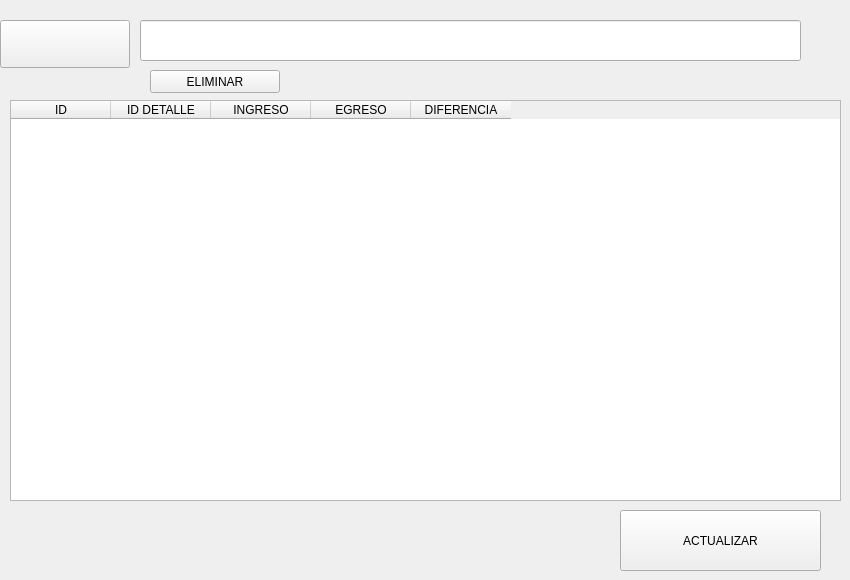
              <widget class="QWidget" name="caja">
               <attribute name="title">
                <string>CAJA</string>
               </attribute>
               <widget class="QTableWidget" name="tablacaja">
                <property name="geometry">
                 <rect>
                  <x>10</x>
                  <y>100</y>
                  <width>831</width>
                  <height>401</height>
                 </rect>
                </property>
                <column>
                 <property name="text">
                  <string>ID</string>
                 </property>
                </column>
                <column>
                 <property name="text">
                  <string>ID DETALLE</string>
                 </property>
                </column>
                <column>
                 <property name="text">
                  <string>INGRESO</string>
                 </property>
                </column>
                <column>
                 <property name="text">
                  <string>EGRESO</string>
                 </property>
                </column>
                <column>
                 <property name="text">
                  <string>DIFERENCIA</string>
                 </property>
                </column>
               </widget>
               <widget class="QPushButton" name="actualizarcjbtn">
                <property name="geometry">
                 <rect>
                  <x>620</x>
                  <y>510</y>
                  <width>201</width>
                  <height>61</height>
                 </rect>
                </property>
                <property name="text">
                 <string>ACTUALIZAR</string>
                </property>
               </widget>
               <widget class="QPushButton" name="buscarcjbtn">
                <property name="geometry">
                 <rect>
                  <x>0</x>
                  <y>20</y>
                  <width>130</width>
                  <height>48</height>
                 </rect>
                </property>
                <property name="text">
                 <string/>
                </property>
                <property name="icon">
                 <iconset>
                  <normaloff>../IMAGES/buscar.png</normaloff>../IMAGES/buscar.png</iconset>
                </property>
                <property name="iconSize">
                 <size>
                  <width>40</width>
                  <height>40</height>
                 </size>
                </property>
               </widget>
               <widget class="QLineEdit" name="buscarcj">
                <property name="geometry">
                 <rect>
                  <x>140</x>
                  <y>20</y>
                  <width>661</width>
                  <height>41</height>
                 </rect>
                </property>
               </widget>
               <widget class="QPushButton" name="eliminarcjbtn">
                <property name="geometry">
                 <rect>
                  <x>150</x>
                  <y>70</y>
                  <width>130</width>
                  <height>23</height>
                 </rect>
                </property>
                <property name="text">
                 <string>ELIMINAR</string>
                </property>
               </widget>
              </widget>
